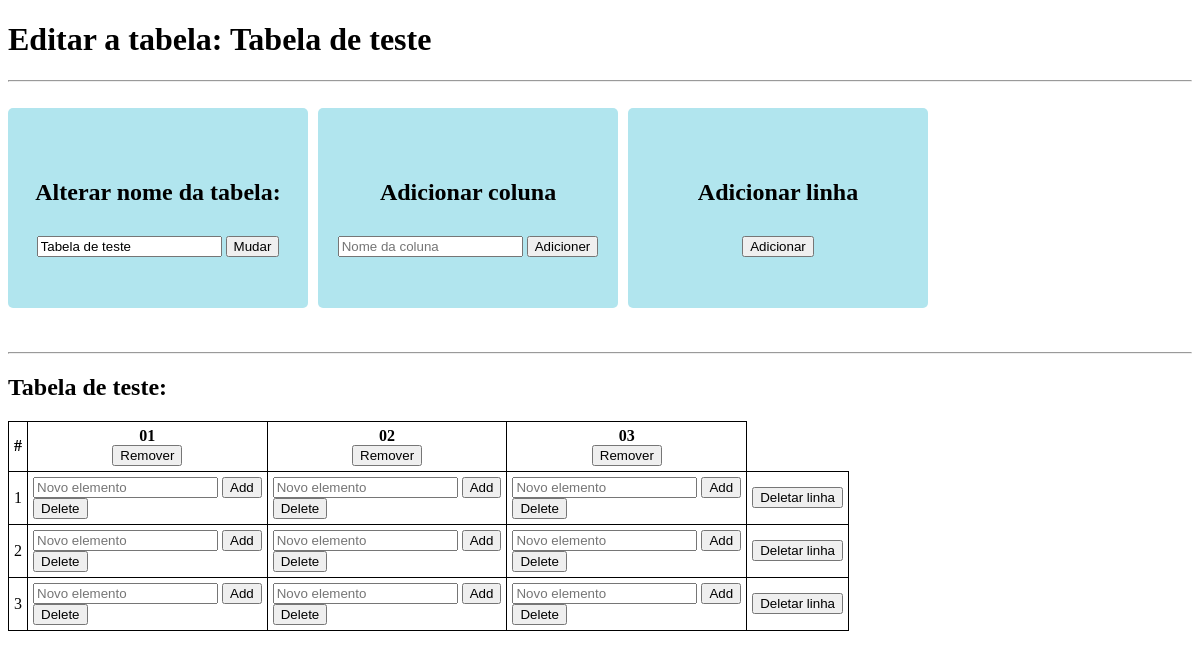
/edit_table/1, run on the app's committed database.
### app.py (models this page shows, shortened)
class Table(db.Model):
    id = db.Column(db.Integer, primary_key=True)
    name = db.Column(db.String(50))
    columns = db.relationship('Column', backref='table', lazy='dynamic', cascade='all, delete-orphan')
    rows = db.relationship('Row', backref='table', lazy='dynamic', cascade='all, delete-orphan')

class Column(db.Model):
    id = db.Column(db.Integer, primary_key=True)
    name = db.Column(db.String(50))
    table_id = db.Column(db.Integer, db.ForeignKey('table.id'))

class Row(db.Model):
    id = db.Column(db.Integer, primary_key=True)
    table_id = db.Column(db.Integer, db.ForeignKey('table.id'))
    cells = db.relationship('Cell', backref='row', cascade='all, delete-orphan')

### app.py (the view)
@app.route('/edit_table/<int:table_id>', methods=['GET', 'POST'])
def edit_table(table_id):
    table = Table.query.get_or_404(table_id)
    rows = Row.query.filter_by(table_id=table_id).all()
    if request.method == 'POST':
        table.name = request.form['name']
        db.session.commit()
        return redirect(url_for('edit_table', table_id=table_id))
    return render_template('edit_table.html', table=table)

### templates/edit_table.html (shortened to what this page needs)
<!DOCTYPE html>
<html>
    <head>
        <link rel="stylesheet" href="../static/edit_table.css">
    </head>
    <body>
        <h1>Editar a tabela: {{ table.name }}</h1>
        <hr><br>
        <div class="carousell" >
            <div class="cards">
                <h2>Alterar nome da tabela:</h2>
                <form action="{{ url_for('edit_table', table_id=table.id) }}" method="POST">
                    <input type="text" name="name" value="{{ table.name }}" required>
                    <button type="submit">Mudar</button>
                </form>
            </div>
            <div class="cards">
                <h2>Adicionar coluna</h2>
                <form action="{{ url_for('add_column', table_id=table.id) }}" method="POST">
                    <input type="text" name="name" placeholder="Nome da coluna" required>
                    <button type="submit">Adicioner</button>
                </form>
            </div>
            <div class="cards">
                <h2>Adicionar linha</h2>
                <form action="{{ url_for('add_row', table_id=table.id) }}" method="POST">
                    <button type="submit">Adicionar</button>
                </form>
            </div>
        </div>
        <br><br><hr>
        <section>
            <h2>{{ table.name }}:</h2>
            <table class="edit-table">
                <thead>
                    <tr>
                        <th>#</th>
                        {% for column in table.columns %}
                            <th id="column-{{ loop.index }}">
                                {{ column.name }}
                                <form action="{{ url_for('delete_column', column_id=column.id) }}" method="POST">
                                    <button type="submit">Remover</button>
                                </form>
                            </th>
                        {% endfor %}
                    </tr>
                </thead>
                <tbody>
                    {% for row in table.rows %}
                    <tr>
                        <td>{{ loop.index }}</td>
                        {% set found_cell = False %}
                        {% for column in table.columns %}
                            {% set cell = None %}
                            {% for c in row.cells %}
                                {% if c.column_id == column.id %}
                                    {% set cell = c %}
                                    {% set found_cell = True %}
                                {% endif %}
                            {% endfor %}
                            {% if found_cell %}
                                <td>
                                    <form action="{{ url_for('add_cell', table_id=table.id, row_id=row.id) }}" method="POST">
                                        <input type="text" name="value" value="{{ cell.value if cell else '' }}" required>
                                    </form>
                                </td>
                                {% set found_cell = False %}
                            {% else %}
                                <td>
                                    <form action="{{ url_for('add_cell', table_id=table.id, column_id=column.id, row_id=row.id) }}" method="POST">
                                        <input type="text" name="value" placeholder="Novo elemento" required>
                                        <button type="submit">Add</button>
                                    </form>
                                    <form action="{{ url_for('delete_cell', table_id=table.id, column_id=column.id, row_id=row.id) }}" method="POST">
                                        <button type="submit">Delete</button>
                                    </form>
                                </td>
                            {% endif %}
                        {% endfor %}
                       <td>
                            <form action="{{ url_for('delete_row', table_id=table.id, row_id=row.id) }}" method="POST">
                                <button type="submit">Deletar linha</button>
                            </form>
                       </td>
                    </tr>
                    {% endfor %}
                </tbody>
            </table>
        </section>
    </body>
</html>

### static/edit_table.css (style rules this page uses)
.edit-table { border-collapse: collapse; }
th, td { border: 1px solid black; padding: 5px; }
.carousell { display: flex; }
.cards { width: 300px; height: 200px; margin-right: 10px; background-color: #b1e5ee; border-radius: 5px; display: flex; flex-direction: column; align-items: center; justify-content: center; text-align: center; }
.cards form { margin-top: 10px; }

### data on the page
Table: name "Tabela de teste"
Column: name "01"
Column: name "02"
Column: name "03"
